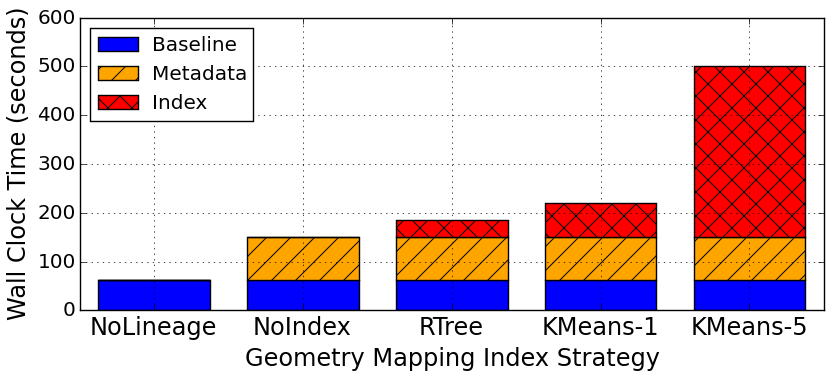

Recreate this plot in Python.
#!/usr/bin/env python
# a bar plot with errorbars
import numpy as np
import matplotlib.pyplot as plt

N = 5
Baseline = (61.32, 61.32, 61.32, 61.32, 61.32)
Metadata = (0, 89.78, 89.78, 89.78, 89.78)
#Data = (0, 68.84, 67.92, 79.26, 73.49)
Index = (0, 0, 33.9, 69.93, 348.95)


ind = 0.125+np.arange(N)  # the x locations for the groups
width = 0.75       # the width of the bars

ax = plt.subplot()
#ax.set_ylim([0, 4000])
rects1 = ax.bar(ind, Baseline, width, color='blue')
rects2 = ax.bar(ind, Metadata, width, color='orange', bottom=Baseline, hatch="/")
#rects3 = ax.bar(ind, Data, width, color='green', bottom=np.add(Metadata,Baseline), hatch="\\")
#rects4 = ax.bar(ind, Index, width, color='red', bottom=np.add(np.add(Metadata,Baseline),Data), hatch="x")
rects4 = ax.bar(ind, Index, width, color='red', bottom=np.add(Metadata,Baseline), hatch="x")

ax.grid(True)

# add some text for labels, title and axes ticks
ax.set_xlabel('Geometry Mapping Index Strategy', size='x-large')
ax.set_ylabel('Wall Clock Time (seconds)', size='x-large')
ax.set_xticks(ind+0.375)
ax.set_xticklabels( ('NoLineage', 'NoIndex', 'RTree', 'KMeans-1', 'KMeans-5'), size='x-large') 
plt.yticks(size='large')
#ax.legend( (rects1[0], rects2[0], rects3[0], rects4[0]), ('Baseline', 'Metadata', 'Data', 'Index'), loc='best')
ax.legend( (rects1[0], rects2[0], rects4[0]), ('Baseline', 'Metadata', 'Index'), loc='best')
plt.show()
